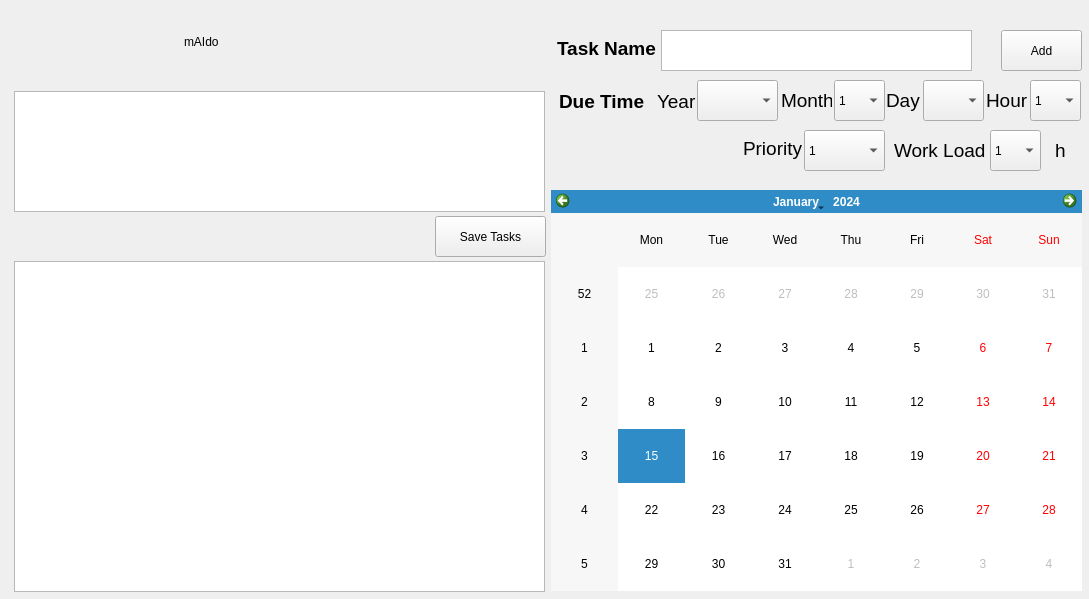
<?xml version="1.0" encoding="UTF-8"?>
<ui version="4.0">
 <class>Form</class>
 <widget class="QWidget" name="Form">
  <property name="geometry">
   <rect>
    <x>0</x>
    <y>0</y>
    <width>1089</width>
    <height>599</height>
   </rect>
  </property>
  <property name="windowTitle">
   <string>Form</string>
  </property>
  <widget class="QTextEdit" name="TaskNameEdit">
   <property name="geometry">
    <rect>
     <x>661</x>
     <y>30</y>
     <width>311</width>
     <height>41</height>
    </rect>
   </property>
  </widget>
  <widget class="QPushButton" name="AddButton">
   <property name="geometry">
    <rect>
     <x>1001</x>
     <y>30</y>
     <width>81</width>
     <height>41</height>
    </rect>
   </property>
   <property name="styleSheet">
    <string notr="true">font: 10pt &quot;Calibri&quot; &quot;bold&quot;;</string>
   </property>
   <property name="text">
    <string>Add</string>
   </property>
  </widget>
  <widget class="QComboBox" name="MonthCombo">
   <property name="geometry">
    <rect>
     <x>834</x>
     <y>80</y>
     <width>51</width>
     <height>41</height>
    </rect>
   </property>
   <property name="styleSheet">
    <string notr="true">font: 10pt &quot;Calibri&quot;;</string>
   </property>
   <item>
    <property name="text">
     <string>1</string>
    </property>
   </item>
   <item>
    <property name="text">
     <string>2</string>
    </property>
   </item>
   <item>
    <property name="text">
     <string>None</string>
    </property>
   </item>
  </widget>
  <widget class="QTableView" name="TasktableView">
   <property name="geometry">
    <rect>
     <x>14</x>
     <y>261</y>
     <width>531</width>
     <height>331</height>
    </rect>
   </property>
   <property name="styleSheet">
    <string notr="true">font: 10pt &quot;Calibri&quot;;</string>
   </property>
   <property name="editTriggers">
    <set>QAbstractItemView::NoEditTriggers</set>
   </property>
  </widget>
  <widget class="QCalendarWidget" name="calendarWidget">
   <property name="geometry">
    <rect>
     <x>551</x>
     <y>190</y>
     <width>531</width>
     <height>401</height>
    </rect>
   </property>
   <property name="styleSheet">
    <string notr="true">font: 10pt &quot;Calibri&quot; &quot;bold&quot;;</string>
   </property>
   <property name="selectionMode">
    <enum>QCalendarWidget::NoSelection</enum>
   </property>
   <property name="dateEditEnabled">
    <bool>false</bool>
   </property>
  </widget>
  <widget class="QLabel" name="label">
   <property name="geometry">
    <rect>
     <x>184</x>
     <y>6</y>
     <width>171</width>
     <height>71</height>
    </rect>
   </property>
   <property name="styleSheet">
    <string notr="true">font: 48pt &quot;Calibri&quot; &quot;bold&quot;;</string>
   </property>
   <property name="text">
    <string>mAIdo</string>
   </property>
  </widget>
  <widget class="QComboBox" name="YearCombo">
   <property name="geometry">
    <rect>
     <x>697</x>
     <y>80</y>
     <width>81</width>
     <height>41</height>
    </rect>
   </property>
  </widget>
  <widget class="QLabel" name="YearLabel">
   <property name="geometry">
    <rect>
     <x>657</x>
     <y>91</y>
     <width>41</width>
     <height>21</height>
    </rect>
   </property>
   <property name="font">
    <font>
     <family>Arial</family>
     <pointsize>14</pointsize>
    </font>
   </property>
   <property name="text">
    <string>Year</string>
   </property>
  </widget>
  <widget class="QLabel" name="TaskNameLabel">
   <property name="geometry">
    <rect>
     <x>557</x>
     <y>33</y>
     <width>101</width>
     <height>31</height>
    </rect>
   </property>
   <property name="font">
    <font>
     <family>Arial</family>
     <pointsize>14</pointsize>
     <weight>75</weight>
     <bold>true</bold>
    </font>
   </property>
   <property name="text">
    <string>Task Name</string>
   </property>
  </widget>
  <widget class="QLabel" name="DueTimeLabel">
   <property name="geometry">
    <rect>
     <x>559</x>
     <y>86</y>
     <width>101</width>
     <height>31</height>
    </rect>
   </property>
   <property name="font">
    <font>
     <family>Arial</family>
     <pointsize>14</pointsize>
     <weight>75</weight>
     <bold>true</bold>
    </font>
   </property>
   <property name="text">
    <string>Due Time</string>
   </property>
  </widget>
  <widget class="QLabel" name="MonthLabel">
   <property name="geometry">
    <rect>
     <x>781</x>
     <y>90</y>
     <width>51</width>
     <height>21</height>
    </rect>
   </property>
   <property name="font">
    <font>
     <family>Arial</family>
     <pointsize>14</pointsize>
    </font>
   </property>
   <property name="text">
    <string>Month</string>
   </property>
  </widget>
  <widget class="QLabel" name="DayLabel">
   <property name="geometry">
    <rect>
     <x>886</x>
     <y>90</y>
     <width>41</width>
     <height>21</height>
    </rect>
   </property>
   <property name="font">
    <font>
     <family>Arial</family>
     <pointsize>14</pointsize>
    </font>
   </property>
   <property name="text">
    <string>Day</string>
   </property>
  </widget>
  <widget class="QComboBox" name="DayCombo">
   <property name="geometry">
    <rect>
     <x>923</x>
     <y>80</y>
     <width>61</width>
     <height>41</height>
    </rect>
   </property>
  </widget>
  <widget class="QLabel" name="PriorityLabel">
   <property name="geometry">
    <rect>
     <x>743</x>
     <y>138</y>
     <width>61</width>
     <height>21</height>
    </rect>
   </property>
   <property name="font">
    <font>
     <family>Arial</family>
     <pointsize>14</pointsize>
    </font>
   </property>
   <property name="text">
    <string>Priority</string>
   </property>
  </widget>
  <widget class="QComboBox" name="PriorityCombo">
   <property name="geometry">
    <rect>
     <x>804</x>
     <y>130</y>
     <width>81</width>
     <height>41</height>
    </rect>
   </property>
   <property name="styleSheet">
    <string notr="true">font: 10pt &quot;Calibri&quot;;</string>
   </property>
   <item>
    <property name="text">
     <string>1</string>
    </property>
   </item>
   <item>
    <property name="text">
     <string>2</string>
    </property>
   </item>
   <item>
    <property name="text">
     <string>None</string>
    </property>
   </item>
  </widget>
  <widget class="QLabel" name="WorkLoad">
   <property name="geometry">
    <rect>
     <x>894</x>
     <y>140</y>
     <width>101</width>
     <height>21</height>
    </rect>
   </property>
   <property name="font">
    <font>
     <family>Arial</family>
     <pointsize>14</pointsize>
    </font>
   </property>
   <property name="text">
    <string>Work Load</string>
   </property>
  </widget>
  <widget class="QLabel" name="label_11">
   <property name="geometry">
    <rect>
     <x>1055</x>
     <y>140</y>
     <width>21</width>
     <height>21</height>
    </rect>
   </property>
   <property name="font">
    <font>
     <family>Arial</family>
     <pointsize>14</pointsize>
    </font>
   </property>
   <property name="text">
    <string>h</string>
   </property>
  </widget>
  <widget class="QPushButton" name="SaveTaskButton">
   <property name="geometry">
    <rect>
     <x>435</x>
     <y>216</y>
     <width>111</width>
     <height>41</height>
    </rect>
   </property>
   <property name="text">
    <string>Save Tasks</string>
   </property>
  </widget>
  <widget class="QTableView" name="scheduleTableView">
   <property name="geometry">
    <rect>
     <x>14</x>
     <y>91</y>
     <width>531</width>
     <height>121</height>
    </rect>
   </property>
  </widget>
  <widget class="QComboBox" name="WorkLoadCombo">
   <property name="geometry">
    <rect>
     <x>990</x>
     <y>130</y>
     <width>51</width>
     <height>41</height>
    </rect>
   </property>
   <property name="styleSheet">
    <string notr="true">font: 10pt &quot;Calibri&quot;;</string>
   </property>
   <item>
    <property name="text">
     <string>1</string>
    </property>
   </item>
   <item>
    <property name="text">
     <string>2</string>
    </property>
   </item>
   <item>
    <property name="text">
     <string>None</string>
    </property>
   </item>
  </widget>
  <widget class="QLabel" name="HourLabel">
   <property name="geometry">
    <rect>
     <x>986</x>
     <y>90</y>
     <width>41</width>
     <height>21</height>
    </rect>
   </property>
   <property name="font">
    <font>
     <family>Arial</family>
     <pointsize>14</pointsize>
    </font>
   </property>
   <property name="text">
    <string>Hour</string>
   </property>
  </widget>
  <widget class="QComboBox" name="HourCombo">
   <property name="geometry">
    <rect>
     <x>1030</x>
     <y>80</y>
     <width>51</width>
     <height>41</height>
    </rect>
   </property>
   <property name="styleSheet">
    <string notr="true">font: 10pt &quot;Calibri&quot;;</string>
   </property>
   <item>
    <property name="text">
     <string>1</string>
    </property>
   </item>
   <item>
    <property name="text">
     <string>2</string>
    </property>
   </item>
   <item>
    <property name="text">
     <string>None</string>
    </property>
   </item>
  </widget>
 </widget>
 <resources/>
 <connections/>
</ui>
